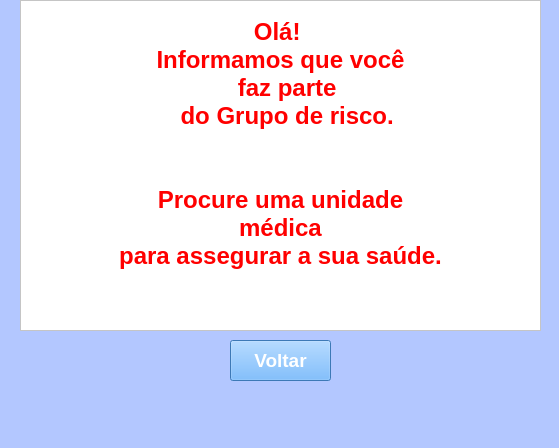
<?xml version="1.0" encoding="UTF-8"?>
<ui version="4.0">
 <class>MainWindow</class>
 <widget class="QMainWindow" name="MainWindow">
  <property name="geometry">
   <rect>
    <x>0</x>
    <y>0</y>
    <width>559</width>
    <height>448</height>
   </rect>
  </property>
  <property name="font">
   <font>
    <family>Arial</family>
    <pointsize>14</pointsize>
    <weight>75</weight>
    <bold>true</bold>
   </font>
  </property>
  <property name="windowTitle">
   <string>MainWindow</string>
  </property>
  <property name="styleSheet">
   <string notr="true">background-color: rgb(179, 199, 255);</string>
  </property>
  <widget class="QWidget" name="centralwidget">
   <widget class="QTextBrowser" name="textBrowser">
    <property name="geometry">
     <rect>
      <x>20</x>
      <y>0</y>
      <width>521</width>
      <height>331</height>
     </rect>
    </property>
    <property name="styleSheet">
     <string notr="true">background-color: rgb(179, 199, 255);
color: rgb(255, 0, 0);
background-color: rgb(255, 255, 255);</string>
    </property>
    <property name="html">
     <string>&lt;!DOCTYPE HTML PUBLIC &quot;-//W3C//DTD HTML 4.0//EN&quot; &quot;http://www.w3.org/TR/REC-html40/strict.dtd&quot;&gt;
&lt;html&gt;&lt;head&gt;&lt;meta name=&quot;qrichtext&quot; content=&quot;1&quot; /&gt;&lt;style type=&quot;text/css&quot;&gt;
p, li { white-space: pre-wrap; }
&lt;/style&gt;&lt;/head&gt;&lt;body style=&quot; font-family:'MS Shell Dlg 2'; font-size:8.25pt; font-weight:400; font-style:normal;&quot;&gt;
&lt;p align=&quot;center&quot; style=&quot;-qt-paragraph-type:empty; margin-top:0px; margin-bottom:0px; margin-left:0px; margin-right:0px; -qt-block-indent:0; text-indent:0px;&quot;&gt;&lt;br /&gt;&lt;/p&gt;
&lt;p align=&quot;center&quot; style=&quot; margin-top:0px; margin-bottom:0px; margin-left:0px; margin-right:0px; -qt-block-indent:0; text-indent:0px;&quot;&gt;&lt;span style=&quot; font-size:18pt; font-weight:600;&quot;&gt;Olá! &lt;/span&gt;&lt;/p&gt;
&lt;p align=&quot;center&quot; style=&quot; margin-top:0px; margin-bottom:0px; margin-left:0px; margin-right:0px; -qt-block-indent:0; text-indent:0px;&quot;&gt;&lt;span style=&quot; font-size:18pt; font-weight:600;&quot;&gt;Informamos que você&lt;/span&gt;&lt;/p&gt;
&lt;p align=&quot;center&quot; style=&quot; margin-top:0px; margin-bottom:0px; margin-left:0px; margin-right:0px; -qt-block-indent:0; text-indent:0px;&quot;&gt;&lt;span style=&quot; font-size:18pt; font-weight:600;&quot;&gt;   faz parte &lt;/span&gt;&lt;/p&gt;
&lt;p align=&quot;center&quot; style=&quot; margin-top:0px; margin-bottom:0px; margin-left:0px; margin-right:0px; -qt-block-indent:0; text-indent:0px;&quot;&gt;&lt;span style=&quot; font-size:18pt; font-weight:600;&quot;&gt;  do Grupo de risco.&lt;/span&gt;&lt;/p&gt;
&lt;p align=&quot;center&quot; style=&quot;-qt-paragraph-type:empty; margin-top:0px; margin-bottom:0px; margin-left:0px; margin-right:0px; -qt-block-indent:0; text-indent:0px; font-size:18pt; font-weight:600;&quot;&gt;&lt;br /&gt;&lt;/p&gt;
&lt;p align=&quot;center&quot; style=&quot;-qt-paragraph-type:empty; margin-top:0px; margin-bottom:0px; margin-left:0px; margin-right:0px; -qt-block-indent:0; text-indent:0px; font-size:18pt; font-weight:600;&quot;&gt;&lt;br /&gt;&lt;/p&gt;
&lt;p align=&quot;center&quot; style=&quot; margin-top:0px; margin-bottom:0px; margin-left:0px; margin-right:0px; -qt-block-indent:0; text-indent:0px;&quot;&gt;&lt;span style=&quot; font-size:18pt; font-weight:600;&quot;&gt;Procure uma unidade&lt;/span&gt;&lt;/p&gt;
&lt;p align=&quot;center&quot; style=&quot; margin-top:0px; margin-bottom:0px; margin-left:0px; margin-right:0px; -qt-block-indent:0; text-indent:0px;&quot;&gt;&lt;span style=&quot; font-size:18pt; font-weight:600;&quot;&gt;médica&lt;/span&gt;&lt;/p&gt;
&lt;p align=&quot;center&quot; style=&quot; margin-top:0px; margin-bottom:0px; margin-left:0px; margin-right:0px; -qt-block-indent:0; text-indent:0px;&quot;&gt;&lt;span style=&quot; font-size:18pt; font-weight:600;&quot;&gt;para assegurar a sua saúde.&lt;/span&gt;&lt;/p&gt;
&lt;p align=&quot;center&quot; style=&quot;-qt-paragraph-type:empty; margin-top:0px; margin-bottom:0px; margin-left:0px; margin-right:0px; -qt-block-indent:0; text-indent:0px; font-size:18pt; font-weight:600;&quot;&gt;&lt;br /&gt;&lt;/p&gt;
&lt;p align=&quot;center&quot; style=&quot;-qt-paragraph-type:empty; margin-top:0px; margin-bottom:0px; margin-left:0px; margin-right:0px; -qt-block-indent:0; text-indent:0px; font-size:8pt;&quot;&gt;&lt;br /&gt;&lt;/p&gt;&lt;/body&gt;&lt;/html&gt;</string>
    </property>
   </widget>
   <widget class="QPushButton" name="pushButton">
    <property name="geometry">
     <rect>
      <x>230</x>
      <y>340</y>
      <width>101</width>
      <height>41</height>
     </rect>
    </property>
    <property name="font">
     <font>
      <family>Arial</family>
      <pointsize>14</pointsize>
      <weight>75</weight>
      <bold>true</bold>
     </font>
    </property>
    <property name="styleSheet">
     <string notr="true">border-color: rgb(255, 255, 255);
background-color: rgb(85, 170, 255);
color: rgb(255, 255, 255);</string>
    </property>
    <property name="text">
     <string>Voltar</string>
    </property>
   </widget>
  </widget>
  <widget class="QMenuBar" name="menubar">
   <property name="geometry">
    <rect>
     <x>0</x>
     <y>0</y>
     <width>559</width>
     <height>21</height>
    </rect>
   </property>
  </widget>
  <widget class="QStatusBar" name="statusbar"/>
 </widget>
 <resources/>
 <connections/>
</ui>
